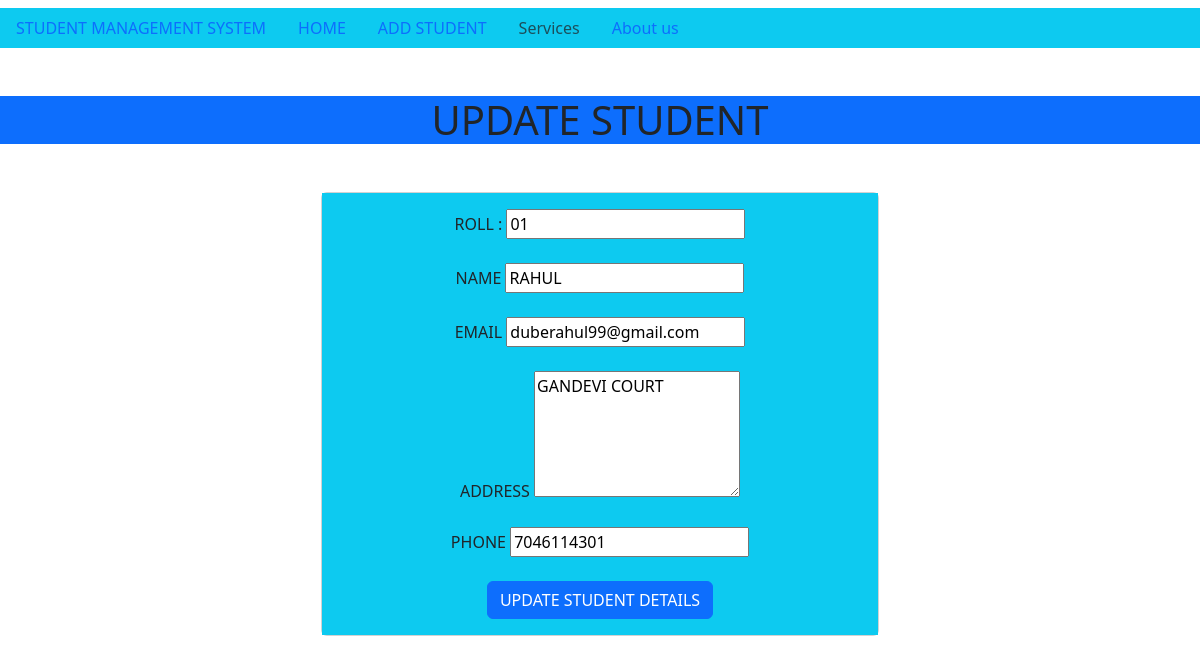
/student/student_update/1, run on the app's committed database.
### student/models.py (models this page shows)
class Student(models.Model):
    roll=models.CharField(max_length=100)
    name=models.CharField(max_length=50)
    email=models.CharField(max_length=50)
    address=models.CharField(max_length=250)
    phone=models.CharField(max_length=10)

### student/views.py (the view)
# urls.py: path("student_update/<int:roll>",student_update),
def student_update(request,roll):
    std=Student.objects.get(pk=roll)
    return render(request,"student/student_update.html",{'std':std})

### template/student/student_update.html (shortened to what this page needs)
<!DOCTYPE html>
<html lang="en">
  <head>
    <link href="https://cdn.jsdelivr.net/npm/bootstrap@5.3.0/dist/css/bootstrap.min.css" rel="stylesheet">
  </head>
  <body>
    {% include 'student/navbar.html' %}
    <H1 class="text-center my-5 bg-primary ">UPDATE STUDENT</H1>
    <div class="container">
        <div class="row-md-6">
            <div class="col-md-6 offset-md-3 text-center">
                <div class="card">
                    <div class="card-body bg-info">
                        <form action="/student/do_student_update/{{std.id}}" method="POST">
                            <div class="md-3">
                                <label for="roll">ROLL  : </label>
                                <input name="std_roll" type="text" id="roll" class="from-control" placeholder="ENTER UR ROLL" value="{{std.roll}}" required>
                            </div><br>
                            <div class="md-3">
                                <label for="name">NAME</label>
                                <input name="std_name" type="text" id="name" class="from-control" placeholder="ENTER UR NAME" value="{{std.name}}" required>
                            </div><br>
                            <div class="md-3">
                                <label for="email">EMAIL</label>
                                <input name="std_email" type="email" id="email" class="from-control" placeholder="ENTER UR EMAIL" value="{{std.email}}" required>
                            </div><br>
                            <div class="md-3">
                                <label for="address">ADDRESS</label>
                            <textarea name="std_address" id="address"  rows="5" placeholder=" ENTER UR ADDRESS"  required>{{std.address}}</textarea>
                            </div><br>
                            <div class="md-3">
                                <label for="phone">PHONE</label>
                                <input name="std_phone" type="text" id="phone" class="from-control" placeholder="ENTER UR NAME" value="{{std.phone}}" required>
                            </div><br>
                            <div class="container">
                                <button class="btn btn-primary text-center">
                                    UPDATE STUDENT DETAILS
                                </button>
                            </div>
                        </form>
                    </div>
                </div>
            </div>
        </div>
    </div>
  </body>
</html>

### data on the page
Student: std_roll "01", std_name "RAHUL", std_email "duberahul99@gmail.com", std_address "GANDEVI COURT", std_phone "7046114301"
